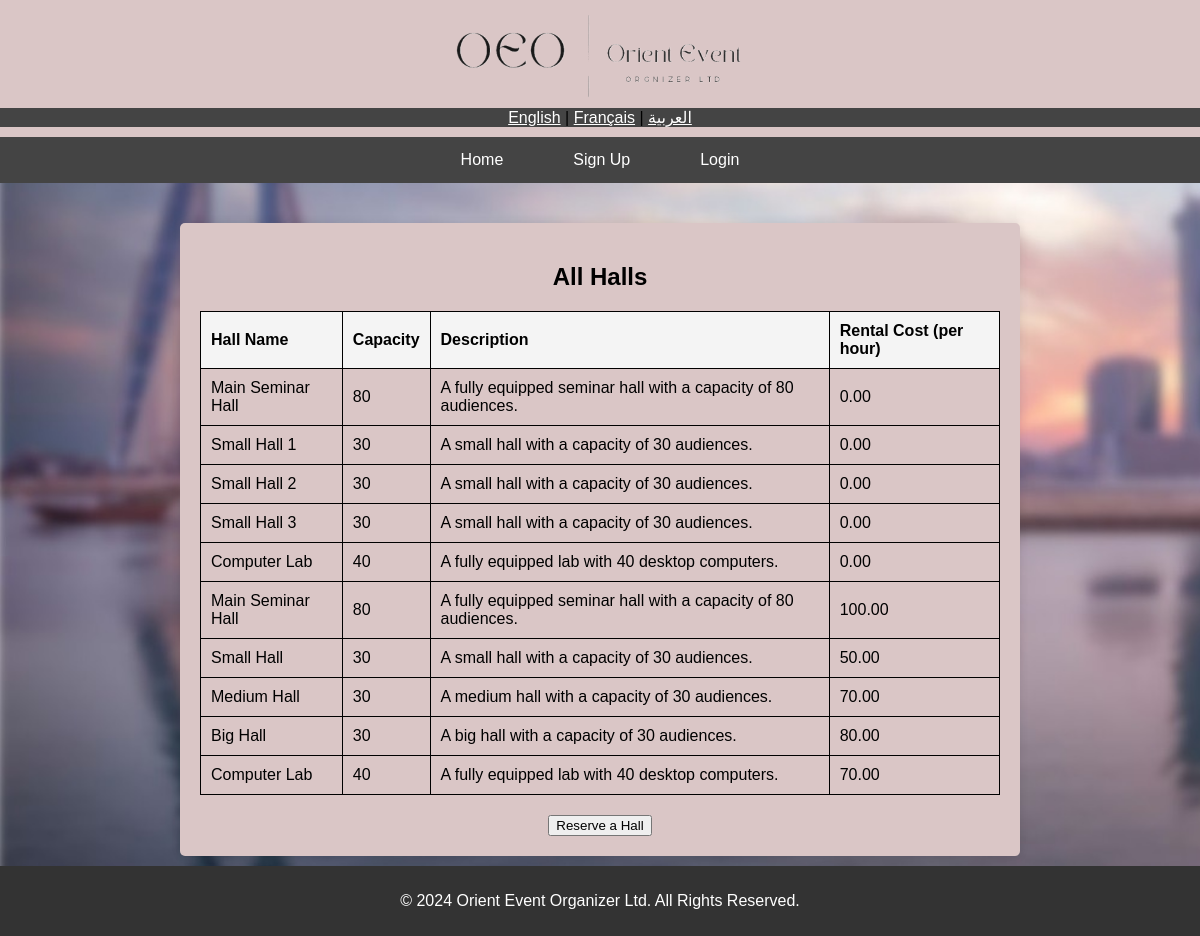
Screenshot of /DB-PROJECT1/view_halls.php with the database file from the repository.
### tables this page shows
CREATE TABLE `dbProj_halls` (
  `id` int(11) NOT NULL,
  `hall_name` varchar(100) NOT NULL,
  `capacity` int(11) NOT NULL,
  `available` tinyint(1) NOT NULL DEFAULT 1,
  `description` text DEFAULT NULL,
  `rental_cost` decimal(10,2) NOT NULL DEFAULT 0.00,
  `image` varchar(255) DEFAULT NULL
);

### DB-PROJECT1/view_halls.php (the view)
<?php
include 'config.php';
$stmt = $pdo->query("SELECT * FROM dbProj_halls");
$halls = $stmt->fetchAll(PDO::FETCH_ASSOC);
?>
<?php include 'includes/language.php'; ?>
<?php include 'includes/header.php'; ?>
<main>
    <section>
        <h2>All Halls</h2>
        <table>
            <tr>
                <th>Hall Name</th>
                <th>Capacity</th>
                <th>Description</th>
                <th>Rental Cost (per hour)</th>
            </tr>
            <?php foreach ($halls as $hall): ?>
                <tr>
                    <td><?php echo htmlspecialchars($hall['hall_name']); ?></td>
                    <td><?php echo htmlspecialchars($hall['capacity']); ?></td>
                    <td><?php echo htmlspecialchars($hall['description']); ?></td>
                    <td><?php echo htmlspecialchars($hall['rental_cost']); ?></td>
                </tr>
            <?php endforeach; ?>
        </table>
        <button onclick="location.href='halls.php'" type="button">Reserve a Hall</button>
    </section>
</main>
<?php include 'includes/footer.php'; ?>

### DB-PROJECT1/includes/header.php (shortened to what this page needs)
<!DOCTYPE html>
<html lang="<?php echo htmlspecialchars($lang); ?>">
    <head>
        <link rel="stylesheet" href="css/styles.css">
        <link rel="stylesheet" href="https://cdnjs.cloudflare.com/ajax/libs/font-awesome/6.5.2/css/all.min.css">
    </head>
    <body>
        <header>
            <img src="images/logo.png" alt="logo" style="width: 300px">
            <nav>
                <a href="?lang=en" style="color: white;">English</a> |
                <a href="?lang=fr" style="color: white;">Français</a> |
                <a href="?lang=ar" style="color: white;">العربية</a>
            </nav>
        </header>
        <?php include 'navbar.php'; ?>

### DB-PROJECT1/includes/navbar.php (shortened to what this page needs)
<nav>
    <ul>
        <li><a href="index.php">Home</a></li>
        <?php if (!isset($_SESSION['user_id'])) { ?>
            <li><a href="signup.php">Sign Up</a></li>
            <li><a href="login.php">Login</a></li>
        <?php } ?>
    </ul>
</nav>

### DB-PROJECT1/includes/footer.php
<footer>
    <p>&copy; 2024 Orient Event Organizer Ltd. All Rights Reserved.</p>
</footer>
</body>
</html>

### DB-PROJECT1/css/styles.css (style rules this page uses)
body { font-family: Arial, sans-serif; margin: 0; padding: 0; background-image: url("images/bk.jpeg"); background-size: cover; background-attachment: fixed; }
header { background-color: #dac6c6; color: black; padding: 10px 0; text-align: center; }
nav { background-color: #444; overflow: hidden; }
nav ul { list-style: none; padding: 0; margin: 0; display: flex; justify-content: center; }
nav ul li { margin: 0 15px; }
nav ul li a { color: white; text-decoration: none; padding: 14px 20px; display: block; }
main { padding: 20px; text-align: center; margin-bottom: 40px; }
main section { background-color: #dac6c6; padding: 20px; border-radius: 5px; box-shadow: 0 0 10px rgba(0, 0, 0, 0.1); max-width: 800px; margin: 20px auto; }
footer { background-color: #333; color: white; text-align: center; padding: 10px 0; position: fixed; width: 100%; bottom: 0; margin-top: 40px; }
table { width: 100%; border-collapse: collapse; margin: 20px 0; }
table, th, td { border: 1px solid black; }
th, td { padding: 10px; text-align: left; }
th { background-color: #f4f4f4; }

### rows the page displays
dbproj_halls: hall_name "Main Seminar Hall", capacity "80", description "A fully equipped seminar hall with a capacity of 80 audiences.", rental_cost "0.00"
dbproj_halls: hall_name "Small Hall 1", capacity "30", description "A small hall with a capacity of 30 audiences.", rental_cost "0.00"
dbproj_halls: hall_name "Small Hall 2", capacity "30", description "A small hall with a capacity of 30 audiences.", rental_cost "0.00"
dbproj_halls: hall_name "Small Hall 3", capacity "30", description "A small hall with a capacity of 30 audiences.", rental_cost "0.00"
dbproj_halls: hall_name "Computer Lab", capacity "40", description "A fully equipped lab with 40 desktop computers.", rental_cost "0.00"
dbproj_halls: hall_name "Main Seminar Hall", capacity "80", description "A fully equipped seminar hall with a capacity of 80 audiences.", rental_cost "100.00"
dbproj_halls: hall_name "Small Hall", capacity "30", description "A small hall with a capacity of 30 audiences.", rental_cost "50.00"
dbproj_halls: hall_name "Medium Hall", capacity "30", description "A medium hall with a capacity of 30 audiences.", rental_cost "70.00"
dbproj_halls: hall_name "Big Hall", capacity "30", description "A big hall with a capacity of 30 audiences.", rental_cost "80.00"
dbproj_halls: hall_name "Computer Lab", capacity "40", description "A fully equipped lab with 40 desktop computers.", rental_cost "70.00"
